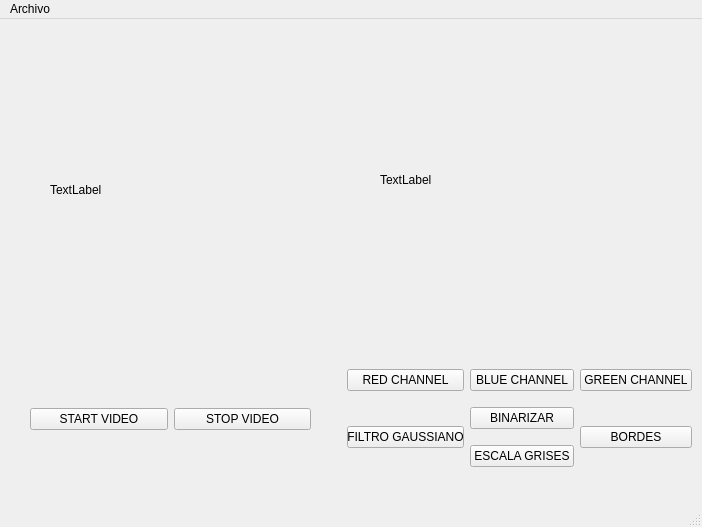
<?xml version="1.0" encoding="UTF-8"?>
<ui version="4.0">
 <class>MainWindow</class>
 <widget class="QMainWindow" name="MainWindow">
  <property name="geometry">
   <rect>
    <x>0</x>
    <y>0</y>
    <width>702</width>
    <height>527</height>
   </rect>
  </property>
  <property name="windowTitle">
   <string>MainWindow</string>
  </property>
  <widget class="QWidget" name="centralwidget">
   <widget class="QWidget" name="horizontalLayoutWidget">
    <property name="geometry">
     <rect>
      <x>30</x>
      <y>340</y>
      <width>281</width>
      <height>121</height>
     </rect>
    </property>
    <layout class="QHBoxLayout" name="horizontalLayout">
     <item>
      <widget class="QPushButton" name="btnStart">
       <property name="text">
        <string>START VIDEO</string>
       </property>
      </widget>
     </item>
     <item>
      <widget class="QPushButton" name="btnStop">
       <property name="text">
        <string>STOP VIDEO</string>
       </property>
      </widget>
     </item>
    </layout>
   </widget>
   <widget class="QWidget" name="gridLayoutWidget">
    <property name="geometry">
     <rect>
      <x>347</x>
      <y>340</y>
      <width>345</width>
      <height>119</height>
     </rect>
    </property>
    <layout class="QGridLayout" name="gridLayout">
     <item row="0" column="1">
      <widget class="QPushButton" name="btnBlue">
       <property name="text">
        <string>BLUE CHANNEL</string>
       </property>
      </widget>
     </item>
     <item row="0" column="0">
      <widget class="QPushButton" name="btnRed">
       <property name="text">
        <string>RED CHANNEL</string>
       </property>
      </widget>
     </item>
     <item row="1" column="1">
      <widget class="QPushButton" name="btnBinarizar">
       <property name="text">
        <string>BINARIZAR</string>
       </property>
      </widget>
     </item>
     <item row="0" column="2">
      <widget class="QPushButton" name="btnGreen">
       <property name="text">
        <string>GREEN CHANNEL</string>
       </property>
      </widget>
     </item>
     <item row="2" column="1">
      <widget class="QPushButton" name="btnGris">
       <property name="text">
        <string>ESCALA GRISES</string>
       </property>
      </widget>
     </item>
     <item row="1" column="0" rowspan="2">
      <widget class="QPushButton" name="btnGauss">
       <property name="text">
        <string>FILTRO GAUSSIANO</string>
       </property>
      </widget>
     </item>
     <item row="1" column="2" rowspan="2">
      <widget class="QPushButton" name="btnBordes">
       <property name="text">
        <string>BORDES</string>
       </property>
      </widget>
     </item>
    </layout>
   </widget>
   <widget class="QLabel" name="lbl_original">
    <property name="geometry">
     <rect>
      <x>50</x>
      <y>40</y>
      <width>261</width>
      <height>261</height>
     </rect>
    </property>
    <property name="text">
     <string>TextLabel</string>
    </property>
   </widget>
   <widget class="QLabel" name="lbl_procesado">
    <property name="geometry">
     <rect>
      <x>380</x>
      <y>30</y>
      <width>261</width>
      <height>261</height>
     </rect>
    </property>
    <property name="text">
     <string>TextLabel</string>
    </property>
   </widget>
  </widget>
  <widget class="QMenuBar" name="menubar">
   <property name="geometry">
    <rect>
     <x>0</x>
     <y>0</y>
     <width>702</width>
     <height>26</height>
    </rect>
   </property>
   <widget class="QMenu" name="menuArchivo">
    <property name="title">
     <string>Archivo</string>
    </property>
    <addaction name="actionSalir"/>
   </widget>
   <addaction name="menuArchivo"/>
  </widget>
  <widget class="QStatusBar" name="statusbar"/>
  <action name="actionSalir">
   <property name="text">
    <string>Salir</string>
   </property>
  </action>
 </widget>
 <resources/>
 <connections/>
</ui>
